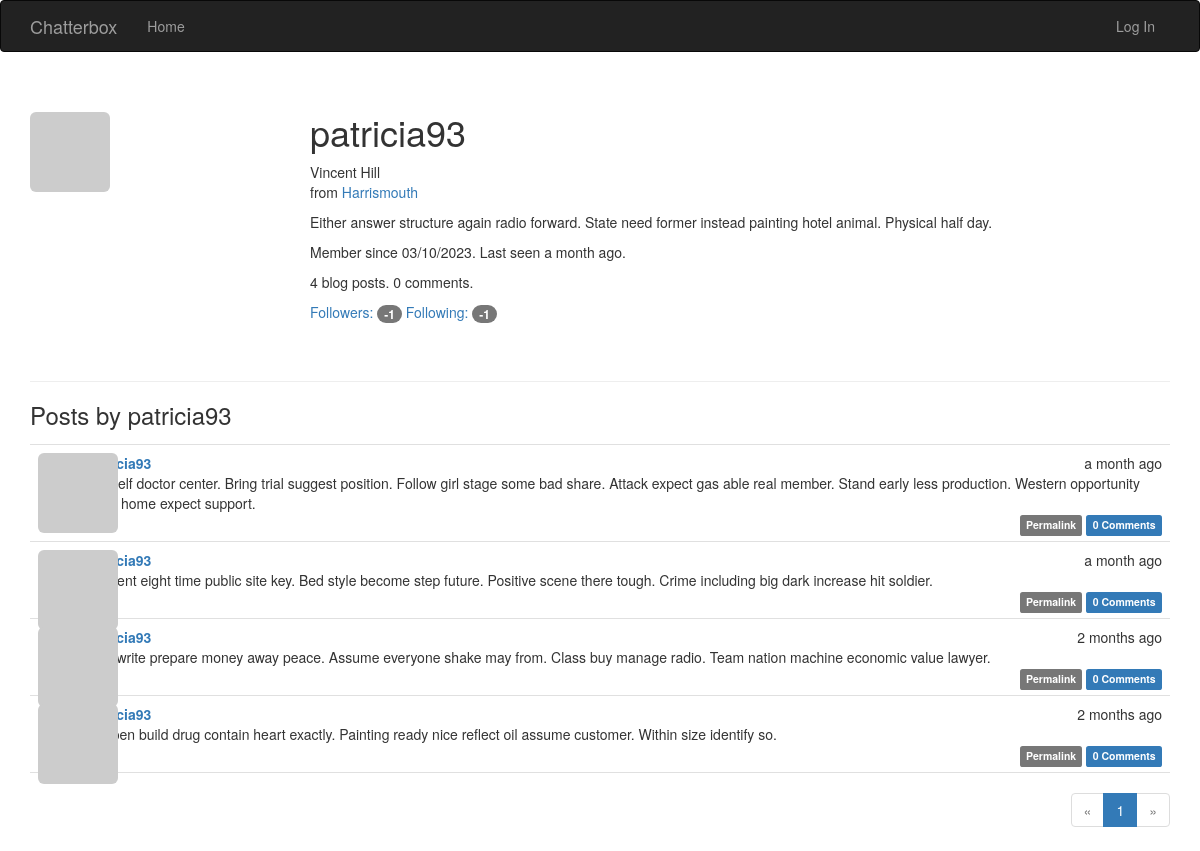
The app's page /user/patricia93 with its own data.
### app/models.py (models this page shows, shortened)
class User(UserMixin, db.Model):
    __tablename__ = 'users'
    id = db.Column(db.Integer, primary_key=True)
    email = db.Column(db.String(64), unique=True, index=True)
    username = db.Column(db.String(64), unique=True, index=True)
    role_id = db.Column(db.Integer, db.ForeignKey('roles.id'))
    password_hash = db.Column(db.String(128))
    confirmed = db.Column(db.Boolean, default=False)
    name = db.Column(db.String(64))
    location = db.Column(db.String(64))
    about_me = db.Column(db.Text())
    member_since = db.Column(db.DateTime(), default=datetime.utcnow)
    last_seen = db.Column(db.DateTime(), default=datetime.utcnow)
    avatar_hash = db.Column(db.String(32))
    posts = db.relationship('Post', backref='author', lazy='dynamic')
    followed = db.relationship('Follow',
                               foreign_keys=[Follow.follower_id],
                               backref=db.backref('follower', lazy='joined'),
                               lazy='dynamic',
                               cascade='all, delete-orphan')
    followers = db.relationship('Follow',
                                foreign_keys=[Follow.followed_id],
                                backref=db.backref('followed', lazy='joined'),
                                lazy='dynamic',
                                cascade='all, delete-orphan')
    comments = db.relationship('Comment', backref='author', lazy='dynamic')
    @property
    def password(self):
        raise AttributeError('password is not a readable attribute')
    def gravatar(self, size=100, default='identicon', rating='g'):
        url = 'https://secure.gravatar.com/avatar'
        hash = self.avatar_hash or self.gravatar_hash()
        return '{url}/{hash}?s={size}&d={default}&r={rating}'.format(
            url=url, hash=hash, size=size, default=default, rating=rating)

class Post(db.Model):
    __tablename__ = 'posts'
    id = db.Column(db.Integer, primary_key=True)
    body = db.Column(db.Text)
    body_html = db.Column(db.Text)
    timestamp = db.Column(db.DateTime, index=True, default=datetime.utcnow)
    author_id = db.Column(db.Integer, db.ForeignKey('users.id'))
    comments = db.relationship('Comment', backref='post', lazy='dynamic')

### app/main/views.py (the view)
@main.route('/user/<username>')
def user(username):
    user = User.query.filter_by(username=username).first_or_404()
    page = request.args.get('page', 1, type=int)
    pagination = user.posts.order_by(Post.timestamp.desc()).paginate(
        page=page, per_page=current_app.config['FLASKY_POSTS_PER_PAGE'],
        error_out=False)
    posts = pagination.items
    return render_template('user.html', user=user, posts=posts,
                           pagination=pagination)

### app/auth/views.py (called while the page is built)
@auth.before_app_request
def before_request():
    if current_user.is_authenticated:
        current_user.ping()
        if not current_user.confirmed \
                and request.endpoint \
                and request.blueprint != 'auth' \
                and request.endpoint != 'static':
            return redirect(url_for('auth.unconfirmed'))

### app/main/__init__.py (called while the page is built)
@main.app_context_processor
def inject_permissions():
    return dict(Permission=Permission)

### app/main/views.py (called while the page is built)
@main.after_app_request
def after_request(response):
    for query in get_debug_queries():
        if query.duration >= current_app.config['FLASKY_SLOW_DB_QUERY_TIME']:
            current_app.logger.warning(
                'Slow query: %s\nParameters: %s\nDuration: %fs\nContext: %s\n'
                % (query.statement, query.parameters, query.duration,
                   query.context))
    return response

### app/models.py (called while the page is built)
    def can(self, permissions):
        return False

    def is_administrator(self):
        return False

### app/templates/user.html (shortened to what this page needs)
{% extends "base.html" %}
{% import "_macros.html" as macros %}
{% block page_content %}
<div class="page-header">
    <img class="img-rounded profile-thumbnail" src="{{ user.gravatar(size=256) }}">
    <div class="profile-header">
        <h1>{{ user.username }}</h1>
        {% if user.name or user.location %}
        <p>
            {% if user.name %}{{ user.name }}<br>{% endif %}
            {% if user.location %}
                from <a href="http://maps.google.com/?q={{ user.location }}">{{ user.location }}</a><br>
            {% endif %}
        </p>
        {% endif %}
        {% if user.about_me %}<p>{{ user.about_me }}</p>{% endif %}
        <p>Member since {{ moment(user.member_since).format('L') }}. Last seen {{ moment(user.last_seen).fromNow() }}.</p>
        <p>{{ user.posts.count() }} blog posts. {{ user.comments.count() }} comments.</p>
        <p>
            <a href="{{ url_for('.followers', username=user.username) }}">Followers: <span class="badge">{{ user.followers.count() - 1 }}</span></a>
            <a href="{{ url_for('.followed_by', username=user.username) }}">Following: <span class="badge">{{ user.followed.count() - 1 }}</span></a>
        </p>
    </div>
</div>
<h3>Posts by {{ user.username }}</h3>
{% include '_posts.html' %}
{% if pagination %}
<div class="pagination">
    {{ macros.pagination_widget(pagination, '.user', username=user.username) }}
</div>
{% endif %}
{% endblock %}

### app/templates/_posts.html (shortened to what this page needs)
<ul class="posts">
    {% for post in posts %}
    <li class="post">
        <div class="post-thumbnail">
            <a href="{{ url_for('.user', username=post.author.username) }}">
                <img class="img-rounded profile-thumbnail" src="{{ post.author.gravatar(size=40) }}">
            </a>
        </div>
        <div class="post-content">
            <div class="post-date">{{ moment(post.timestamp).fromNow() }}</div>
            <div class="post-author"><a href="{{ url_for('.user', username=post.author.username) }}">{{ post.author.username }}</a></div>
            <div class="post-body">
                {% if post.body_html %}
                    {{ post.body_html | safe }}
                {% else %}
                    {{ post.body }}
                {% endif %}
            </div>
            <div class="post-footer">
                <a href="{{ url_for('.post', id=post.id) }}">
                    <span class="label label-default">Permalink</span>
                </a>
                <a href="{{ url_for('.post', id=post.id) }}#comments">
                    <span class="label label-primary">{{ post.comments.count() }} Comments</span>
                </a>
            </div>
        </div>
    </li>
    {% endfor %}
</ul>

### app/static/styles.css (style rules this page uses)
.profile-thumbnail { position: absolute; }
.profile-header { min-height: 260px; margin-left: 280px; }
ul.posts { list-style-type: none; padding: 0px; margin: 16px 0px 0px 0px; border-top: 1px solid #e0e0e0; }
ul.posts li.post { padding: 8px; border-bottom: 1px solid #e0e0e0; }
div.post-date { float: right; }
div.post-author { font-weight: bold; }
div.post-thumbnail { position: absolute; }
div.post-content { margin-left: 48px; min-height: 48px; }
div.post-footer { text-align: right; }
div.pagination { width: 100%; text-align: right; padding: 0px; margin: 0px; }

### records on screen
User: username "patricia93", name "Vincent Hill", location "Harrismouth", about_me "Either answer structure again radio forward. State need former instead painting hotel animal. Physical half day.", member_since "03/10/2023", last_seen "a month ago"
Post: timestamp "a month ago", author.username "patricia93", body "Himself doctor center. Bring trial suggest position. Follow girl stage some bad share. Attack expect gas able real member. Stand early less production. Western opportunity upon home expect support.", comments.count "0"
Post: timestamp "a month ago", author.username "patricia93", body "Moment eight time public site key. Bed style become step future. Positive scene there tough. Crime including big dark increase hit soldier.", comments.count "0"
Post: timestamp "2 months ago", author.username "patricia93", body "Pick write prepare money away peace. Assume everyone shake may from. Class buy manage radio. Team nation machine economic value lawyer.", comments.count "0"
Post: timestamp "2 months ago", author.username "patricia93", body "Happen build drug contain heart exactly. Painting ready nice reflect oil assume customer. Within size identify so.", comments.count "0"

### other values on screen
{{ user.posts.count() }} "4"
{{ user.comments.count() }} "0"
{{ user.followers.count() - 1 }} "-1"
{{ user.followed.count() - 1 }} "-1"
{{ p }} "1"
